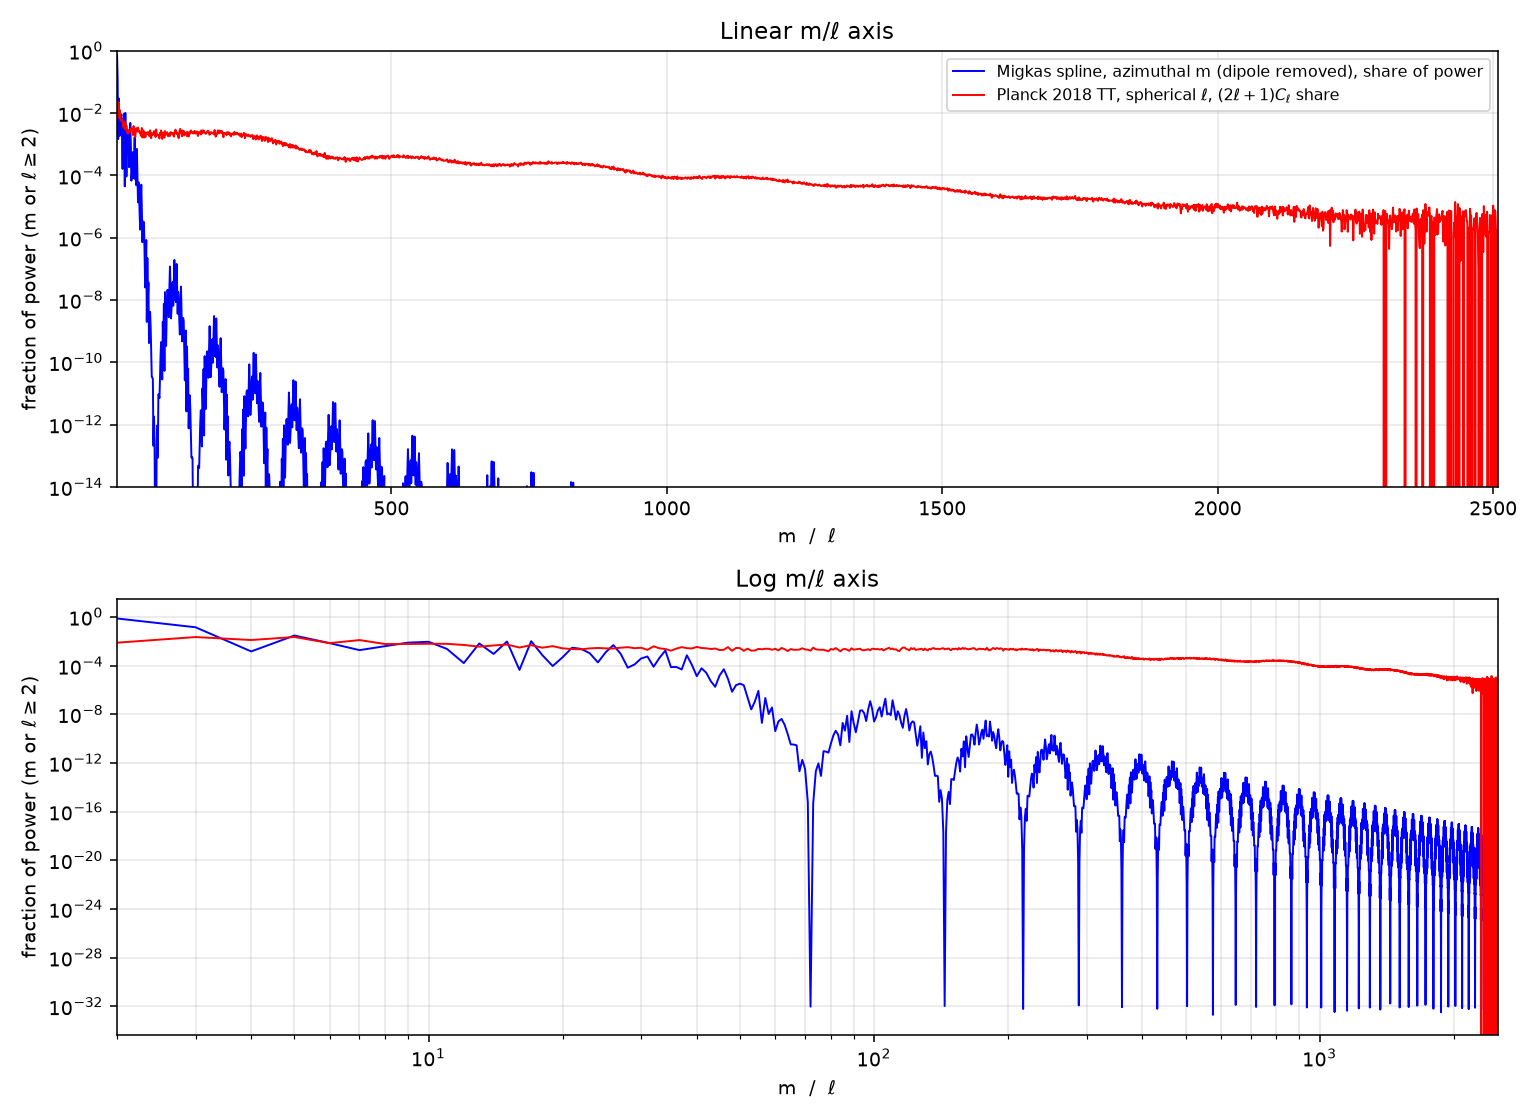

Source code (Python):
# Fourier power of the periodic cubic spline through Migkas A/A_all (dipole m=1 removed), m=2..2500, vs Planck 2018 TT l=2..2508.
import numpy as np,matplotlib;matplotlib.use('Agg');import matplotlib.pyplot as plt
from scipy.interpolate import CubicSpline
d=np.genfromtxt('/workspace/cosmology/migkas/fig6_digitized.csv',delimiter=',',names=True);l,y=d['l_deg'],d['A_over_Aall']
o=np.argsort(l);l,y=l[o],y[o]
s=CubicSpline(np.r_[l,l[0]+360],np.r_[y,y[0]],bc_type='periodic')
N=2**16;g=np.arange(N)*360/N;f=s(np.where(g<l[0],g+360,g))
c=np.fft.rfft(f)/N;P=np.abs(c)**2*2;m=np.arange(len(P))
M=2500;ms=m[2:M+1];Ps=P[2:M+1];sh=Ps/Ps.sum()
p=np.loadtxt('COM_PowerSpect_CMB-TT-full_R3.01.txt');L=p[:,0];Dl=p[:,1];Cl=2*np.pi*Dl/(L*(L+1));Pl=(2*L+1)*Cl;shp=Pl/Pl.sum()
fig,ax=plt.subplots(2,1,figsize=(11,8))
for a in ax:
  a.plot(ms,sh,'b-',lw=1,label='Migkas spline, azimuthal m (dipole removed), share of power')
  a.plot(L,shp,'r-',lw=1,label='Planck 2018 TT, spherical $\\ell$, $(2\\ell+1)C_\\ell$ share')
  a.set_yscale('log');a.set_xlabel('m  /  $\\ell$');a.set_ylabel('fraction of power (m or $\\ell\\geq2$)');a.grid(alpha=.3,which='both')
ax[0].set_xlim(2,2508);ax[0].legend(fontsize=8);ax[0].set_title('Linear m/$\\ell$ axis')
ax[1].set_xscale('log');ax[1].set_xlim(2,2508);ax[1].set_title('Log m/$\\ell$ axis')
ax[0].set_ylim(1e-14,1)
plt.tight_layout();plt.savefig('A_spline_spectrum.png',dpi=140)
for k in [2,3,4,8,35,72,144,500,1000,2500]:print(k,sh[k-2])
print('share m2-8',sh[:7].sum(),'9-35',sh[7:34].sum(),'>35',sh[34:].sum())
